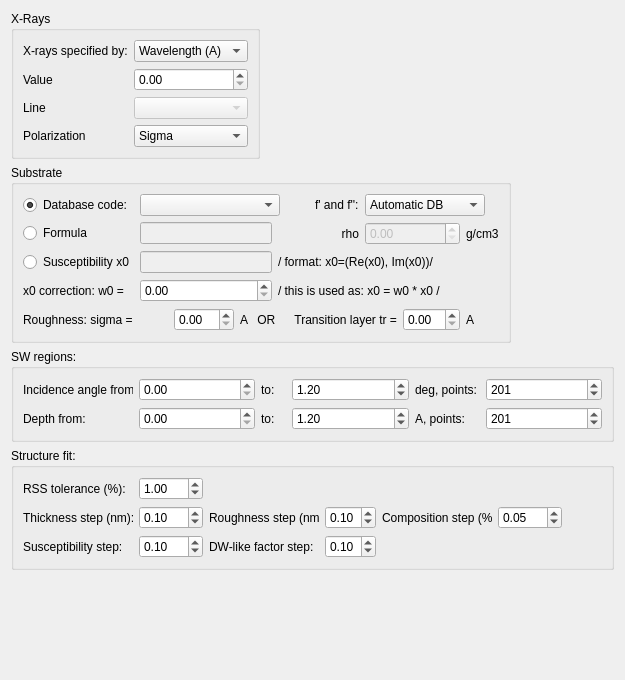
      <widget class="QWidget" name="page">
       <layout class="QGridLayout" name="gridLayout_13">
        <item row="0" column="1">
         <spacer name="horizontalSpacer">
          <property name="orientation">
           <enum>Qt::Horizontal</enum>
          </property>
          <property name="sizeHint" stdset="0">
           <size>
            <width>282</width>
            <height>20</height>
           </size>
          </property>
         </spacer>
        </item>
        <item row="4" column="0">
         <spacer name="verticalSpacer_5">
          <property name="orientation">
           <enum>Qt::Vertical</enum>
          </property>
          <property name="sizeHint" stdset="0">
           <size>
            <width>20</width>
            <height>99</height>
           </size>
          </property>
         </spacer>
        </item>
        <item row="0" column="0">
         <widget class="QGroupBox" name="groupBox_5">
          <property name="title">
           <string>X-Rays</string>
          </property>
          <layout class="QGridLayout" name="gridLayout_10">
           <item row="1" column="1">
            <widget class="QDoubleSpinBox" name="dsp_xray_value">
             <property name="singleStep">
              <double>0.100000000000000</double>
             </property>
            </widget>
           </item>
           <item row="1" column="0">
            <widget class="QLabel" name="label_21">
             <property name="text">
              <string>Value</string>
             </property>
            </widget>
           </item>
           <item row="0" column="0">
            <widget class="QLabel" name="label_19">
             <property name="text">
              <string>X-rays specified by:</string>
             </property>
            </widget>
           </item>
           <item row="2" column="0">
            <widget class="QLabel" name="label_20">
             <property name="text">
              <string>Line</string>
             </property>
            </widget>
           </item>
           <item row="0" column="1">
            <widget class="QComboBox" name="cb_x_way">
             <property name="currentIndex">
              <number>0</number>
             </property>
             <item>
              <property name="text">
               <string>Wavelength (A)</string>
              </property>
             </item>
             <item>
              <property name="text">
               <string>Energy (eV)</string>
              </property>
             </item>
             <item>
              <property name="text">
               <string>X-Ray line</string>
              </property>
             </item>
            </widget>
           </item>
           <item row="2" column="1">
            <widget class="QComboBox" name="cb_xray_line">
             <property name="enabled">
              <bool>false</bool>
             </property>
             <item>
              <property name="text">
               <string/>
              </property>
             </item>
             <item>
              <property name="text">
               <string>Ag-Ka1</string>
              </property>
             </item>
             <item>
              <property name="text">
               <string>Ag-Ka2</string>
              </property>
             </item>
             <item>
              <property name="text">
               <string>Ag-Kb1</string>
              </property>
             </item>
             <item>
              <property name="text">
               <string>Ag-Kb2</string>
              </property>
             </item>
             <item>
              <property name="text">
               <string>Co-Ka1</string>
              </property>
             </item>
             <item>
              <property name="text">
               <string>Co-Ka2</string>
              </property>
             </item>
             <item>
              <property name="text">
               <string>Co-Kb1</string>
              </property>
             </item>
             <item>
              <property name="text">
               <string>Cr-Ka1</string>
              </property>
             </item>
             <item>
              <property name="text">
               <string>Cr-Ka2</string>
              </property>
             </item>
             <item>
              <property name="text">
               <string>Cr-Kb1</string>
              </property>
             </item>
             <item>
              <property name="text">
               <string>Cu-Ka1</string>
              </property>
             </item>
             <item>
              <property name="text">
               <string>Cu-Ka2</string>
              </property>
             </item>
             <item>
              <property name="text">
               <string>Cu-Kb1</string>
              </property>
             </item>
             <item>
              <property name="text">
               <string>Fe-Ka1</string>
              </property>
             </item>
             <item>
              <property name="text">
               <string>Fe-Ka2</string>
              </property>
             </item>
             <item>
              <property name="text">
               <string>Fe-Kb1</string>
              </property>
             </item>
             <item>
              <property name="text">
               <string>Ge-Ka1</string>
              </property>
             </item>
             <item>
              <property name="text">
               <string>Ge-Ka2</string>
              </property>
             </item>
             <item>
              <property name="text">
               <string>Ge-Kb1</string>
              </property>
             </item>
             <item>
              <property name="text">
               <string>Mo-Ka1</string>
              </property>
             </item>
             <item>
              <property name="text">
               <string>Mo-Ka2</string>
              </property>
             </item>
             <item>
              <property name="text">
               <string>Mo-Kb1</string>
              </property>
             </item>
             <item>
              <property name="text">
               <string>Ni-Ka1</string>
              </property>
             </item>
             <item>
              <property name="text">
               <string>Ni-Ka2</string>
              </property>
             </item>
             <item>
              <property name="text">
               <string>Ni-Kb1</string>
              </property>
             </item>
             <item>
              <property name="text">
               <string>Zn-Ka1</string>
              </property>
             </item>
             <item>
              <property name="text">
               <string>Zn-Ka2</string>
              </property>
             </item>
             <item>
              <property name="text">
               <string>Zn-Kb1</string>
              </property>
             </item>
            </widget>
           </item>
           <item row="3" column="0">
            <widget class="QLabel" name="label_37">
             <property name="text">
              <string>Polarization</string>
             </property>
            </widget>
           </item>
           <item row="3" column="1">
            <widget class="QComboBox" name="cb_xray_pol">
             <item>
              <property name="text">
               <string>Sigma</string>
              </property>
             </item>
             <item>
              <property name="text">
               <string>Pi</string>
              </property>
             </item>
            </widget>
           </item>
          </layout>
         </widget>
        </item>
        <item row="1" column="0" colspan="2">
         <widget class="QGroupBox" name="groupBox_6">
          <property name="minimumSize">
           <size>
            <width>500</width>
            <height>0</height>
           </size>
          </property>
          <property name="maximumSize">
           <size>
            <width>500</width>
            <height>16777215</height>
           </size>
          </property>
          <property name="title">
           <string>Substrate</string>
          </property>
          <layout class="QGridLayout" name="gridLayout_11">
           <item row="4" column="9">
            <widget class="QLabel" name="label_30">
             <property name="text">
              <string>A</string>
             </property>
            </widget>
           </item>
           <item row="0" column="0">
            <widget class="QRadioButton" name="rb_sub_code">
             <property name="text">
              <string>Database code:</string>
             </property>
             <property name="checked">
              <bool>true</bool>
             </property>
             <attribute name="buttonGroup">
              <string notr="true">bg_sub_code</string>
             </attribute>
            </widget>
           </item>
           <item row="0" column="5">
            <widget class="QLabel" name="label_25">
             <property name="text">
              <string>f' and f'':</string>
             </property>
            </widget>
           </item>
           <item row="1" column="1" colspan="3">
            <widget class="QLineEdit" name="le_sub_formula">
             <property name="enabled">
              <bool>false</bool>
             </property>
            </widget>
           </item>
           <item row="1" column="0">
            <widget class="QRadioButton" name="rb_sub_formula">
             <property name="text">
              <string>Formula</string>
             </property>
             <attribute name="buttonGroup">
              <string notr="true">bg_sub_code</string>
             </attribute>
            </widget>
           </item>
           <item row="1" column="9">
            <widget class="QLabel" name="label_26">
             <property name="text">
              <string>g/cm3</string>
             </property>
            </widget>
           </item>
           <item row="2" column="4" colspan="6">
            <widget class="QLabel" name="label_24">
             <property name="text">
              <string>/ format: x0=(Re(x0), Im(x0))/</string>
             </property>
            </widget>
           </item>
           <item row="1" column="5">
            <widget class="QLabel" name="label_23">
             <property name="text">
              <string>rho</string>
             </property>
             <property name="alignment">
              <set>Qt::AlignRight|Qt::AlignTrailing|Qt::AlignVCenter</set>
             </property>
            </widget>
           </item>
           <item row="4" column="3" colspan="4">
            <widget class="QLabel" name="label_29">
             <property name="text">
              <string>A   OR	  Transition layer tr =</string>
             </property>
            </widget>
           </item>
           <item row="0" column="1" colspan="4">
            <widget class="QComboBox" name="cb_subsrate_database">
             <property name="minimumSize">
              <size>
               <width>140</width>
               <height>0</height>
              </size>
             </property>
             <property name="maximumSize">
              <size>
               <width>140</width>
               <height>16777215</height>
              </size>
             </property>
            </widget>
           </item>
           <item row="0" column="6" colspan="4">
            <widget class="QComboBox" name="cb_subsrate_database_f">
             <property name="minimumSize">
              <size>
               <width>120</width>
               <height>0</height>
              </size>
             </property>
             <property name="maximumSize">
              <size>
               <width>120</width>
               <height>16777215</height>
              </size>
             </property>
             <item>
              <property name="text">
               <string>Automatic DB</string>
              </property>
             </item>
             <item>
              <property name="text">
               <string>X0h data (5-25 KeV; 0.5-2.5 A)</string>
              </property>
             </item>
             <item>
              <property name="text">
               <string>Henke data (0.01-30 KeV; 0.4-1200 A)</string>
              </property>
             </item>
             <item>
              <property name="text">
               <string>Brennan data (0.03-700 KeV; 0.02-400 A)</string>
              </property>
             </item>
            </widget>
           </item>
           <item row="2" column="1" colspan="3">
            <widget class="QLineEdit" name="le_sub_susep">
             <property name="enabled">
              <bool>false</bool>
             </property>
            </widget>
           </item>
           <item row="2" column="0">
            <widget class="QRadioButton" name="rb_sub_suscep">
             <property name="text">
              <string>Susceptibility x0</string>
             </property>
             <attribute name="buttonGroup">
              <string notr="true">bg_sub_code</string>
             </attribute>
            </widget>
           </item>
           <item row="4" column="0" colspan="2">
            <widget class="QLabel" name="label_27">
             <property name="text">
              <string>Roughness: sigma =</string>
             </property>
            </widget>
           </item>
           <item row="3" column="4" colspan="6">
            <widget class="QLabel" name="label_28">
             <property name="text">
              <string>/ this is used as: x0 = w0 * x0 /</string>
             </property>
            </widget>
           </item>
           <item row="3" column="1" colspan="3">
            <widget class="QDoubleSpinBox" name="dsp_sub_w0"/>
           </item>
           <item row="4" column="2">
            <widget class="QDoubleSpinBox" name="dsp_sub_sigma">
             <property name="minimumSize">
              <size>
               <width>60</width>
               <height>0</height>
              </size>
             </property>
            </widget>
           </item>
           <item row="3" column="0">
            <widget class="QLabel" name="label_22">
             <property name="text">
              <string>x0 correction: w0 =</string>
             </property>
            </widget>
           </item>
           <item row="4" column="7" colspan="2">
            <widget class="QDoubleSpinBox" name="dsp_sub_tr"/>
           </item>
           <item row="1" column="6" colspan="3">
            <widget class="QDoubleSpinBox" name="dsp_sub_rho">
             <property name="enabled">
              <bool>false</bool>
             </property>
            </widget>
           </item>
          </layout>
         </widget>
        </item>
        <item row="2" column="0" colspan="2">
         <widget class="QGroupBox" name="groupBox_7">
          <property name="title">
           <string>SW regions:</string>
          </property>
          <layout class="QGridLayout" name="gridLayout_12">
           <item row="0" column="1">
            <widget class="QDoubleSpinBox" name="dsp_sw_ang_from">
             <property name="maximum">
              <double>4.990000000000000</double>
             </property>
             <property name="singleStep">
              <double>0.010000000000000</double>
             </property>
            </widget>
           </item>
           <item row="0" column="3">
            <widget class="QDoubleSpinBox" name="dsp_sw_ang_to">
             <property name="minimum">
              <double>0.010000000000000</double>
             </property>
             <property name="maximum">
              <double>5.000000000000000</double>
             </property>
             <property name="singleStep">
              <double>0.010000000000000</double>
             </property>
             <property name="value">
              <double>1.200000000000000</double>
             </property>
            </widget>
           </item>
           <item row="0" column="5">
            <widget class="QSpinBox" name="sp_sw_ang_points">
             <property name="maximum">
              <number>10000</number>
             </property>
             <property name="value">
              <number>201</number>
             </property>
            </widget>
           </item>
           <item row="0" column="0">
            <widget class="QLabel" name="label_31">
             <property name="minimumSize">
              <size>
               <width>110</width>
               <height>0</height>
              </size>
             </property>
             <property name="maximumSize">
              <size>
               <width>110</width>
               <height>16777215</height>
              </size>
             </property>
             <property name="text">
              <string>Incidence angle from:</string>
             </property>
            </widget>
           </item>
           <item row="0" column="4">
            <widget class="QLabel" name="label_34">
             <property name="minimumSize">
              <size>
               <width>65</width>
               <height>0</height>
              </size>
             </property>
             <property name="maximumSize">
              <size>
               <width>65</width>
               <height>16777215</height>
              </size>
             </property>
             <property name="text">
              <string>deg, points:</string>
             </property>
            </widget>
           </item>
           <item row="0" column="2">
            <widget class="QLabel" name="label_32">
             <property name="minimumSize">
              <size>
               <width>25</width>
               <height>0</height>
              </size>
             </property>
             <property name="maximumSize">
              <size>
               <width>25</width>
               <height>16777215</height>
              </size>
             </property>
             <property name="text">
              <string>to:</string>
             </property>
            </widget>
           </item>
           <item row="1" column="0">
            <widget class="QLabel" name="label_33">
             <property name="text">
              <string>Depth from:</string>
             </property>
            </widget>
           </item>
           <item row="1" column="1">
            <widget class="QDoubleSpinBox" name="dsp_sw_depth_from">
             <property name="maximum">
              <double>4.990000000000000</double>
             </property>
             <property name="singleStep">
              <double>0.010000000000000</double>
             </property>
            </widget>
           </item>
           <item row="1" column="2">
            <widget class="QLabel" name="label_36">
             <property name="text">
              <string>to:</string>
             </property>
            </widget>
           </item>
           <item row="1" column="3">
            <widget class="QDoubleSpinBox" name="dsp_sw_depth_to">
             <property name="minimum">
              <double>0.010000000000000</double>
             </property>
             <property name="maximum">
              <double>1000.000000000000000</double>
             </property>
             <property name="singleStep">
              <double>1.000000000000000</double>
             </property>
             <property name="value">
              <double>1.200000000000000</double>
             </property>
            </widget>
           </item>
           <item row="1" column="4">
            <widget class="QLabel" name="label_35">
             <property name="text">
              <string>A, points:</string>
             </property>
            </widget>
           </item>
           <item row="1" column="5">
            <widget class="QSpinBox" name="sp_sw_depth_points">
             <property name="maximum">
              <number>10000</number>
             </property>
             <property name="value">
              <number>201</number>
             </property>
            </widget>
           </item>
          </layout>
         </widget>
        </item>
        <item row="3" column="0" colspan="2">
         <widget class="QGroupBox" name="groupBox_8">
          <property name="title">
           <string>Structure fit:</string>
          </property>
          <layout class="QGridLayout" name="gridLayout_14">
           <item row="1" column="5">
            <widget class="QDoubleSpinBox" name="dsp_comp_step">
             <property name="maximum">
              <double>100.000000000000000</double>
             </property>
             <property name="singleStep">
              <double>0.010000000000000</double>
             </property>
             <property name="value">
              <double>0.050000000000000</double>
             </property>
            </widget>
           </item>
           <item row="1" column="6">
            <spacer name="horizontalSpacer_2">
             <property name="orientation">
              <enum>Qt::Horizontal</enum>
             </property>
             <property name="sizeHint" stdset="0">
              <size>
               <width>40</width>
               <height>20</height>
              </size>
             </property>
            </spacer>
           </item>
           <item row="1" column="4">
            <widget class="QLabel" name="label_41">
             <property name="minimumSize">
              <size>
               <width>110</width>
               <height>0</height>
              </size>
             </property>
             <property name="maximumSize">
              <size>
               <width>110</width>
               <height>16777215</height>
              </size>
             </property>
             <property name="text">
              <string>Composition step (%):</string>
             </property>
            </widget>
           </item>
           <item row="4" column="0">
            <widget class="QLabel" name="label_42">
             <property name="minimumSize">
              <size>
               <width>110</width>
               <height>0</height>
              </size>
             </property>
             <property name="maximumSize">
              <size>
               <width>110</width>
               <height>16777215</height>
              </size>
             </property>
             <property name="text">
              <string>Susceptibility step:</string>
             </property>
            </widget>
           </item>
           <item row="1" column="3">
            <widget class="QDoubleSpinBox" name="dsp_sigma_step">
             <property name="maximum">
              <double>1.000000000000000</double>
             </property>
             <property name="singleStep">
              <double>0.010000000000000</double>
             </property>
             <property name="value">
              <double>0.100000000000000</double>
             </property>
            </widget>
           </item>
           <item row="4" column="1">
            <widget class="QDoubleSpinBox" name="dsp_w0_step">
             <property name="maximum">
              <double>1.000000000000000</double>
             </property>
             <property name="singleStep">
              <double>0.010000000000000</double>
             </property>
             <property name="value">
              <double>0.100000000000000</double>
             </property>
            </widget>
           </item>
           <item row="4" column="2">
            <widget class="QLabel" name="label_43">
             <property name="minimumSize">
              <size>
               <width>110</width>
               <height>0</height>
              </size>
             </property>
             <property name="maximumSize">
              <size>
               <width>110</width>
               <height>16777215</height>
              </size>
             </property>
             <property name="text">
              <string>DW-like factor step:</string>
             </property>
            </widget>
           </item>
           <item row="1" column="0">
            <widget class="QLabel" name="label_39">
             <property name="minimumSize">
              <size>
               <width>110</width>
               <height>0</height>
              </size>
             </property>
             <property name="maximumSize">
              <size>
               <width>110</width>
               <height>16777215</height>
              </size>
             </property>
             <property name="text">
              <string>Thickness step (nm):</string>
             </property>
            </widget>
           </item>
           <item row="1" column="2">
            <widget class="QLabel" name="label_40">
             <property name="minimumSize">
              <size>
               <width>110</width>
               <height>0</height>
              </size>
             </property>
             <property name="maximumSize">
              <size>
               <width>110</width>
               <height>16777215</height>
              </size>
             </property>
             <property name="text">
              <string>Roughness step (nm):</string>
             </property>
            </widget>
           </item>
           <item row="1" column="1">
            <widget class="QDoubleSpinBox" name="dsp_thick_step">
             <property name="maximum">
              <double>1.000000000000000</double>
             </property>
             <property name="singleStep">
              <double>0.010000000000000</double>
             </property>
             <property name="value">
              <double>0.100000000000000</double>
             </property>
            </widget>
           </item>
           <item row="0" column="1">
            <widget class="QDoubleSpinBox" name="dsp_rss_tol">
             <property name="maximum">
              <double>100.000000000000000</double>
             </property>
             <property name="singleStep">
              <double>0.010000000000000</double>
             </property>
             <property name="value">
              <double>1.000000000000000</double>
             </property>
            </widget>
           </item>
           <item row="0" column="0">
            <widget class="QLabel" name="label_38">
             <property name="minimumSize">
              <size>
               <width>110</width>
               <height>0</height>
              </size>
             </property>
             <property name="maximumSize">
              <size>
               <width>110</width>
               <height>16777215</height>
              </size>
             </property>
             <property name="text">
              <string>RSS tolerance (%):</string>
             </property>
            </widget>
           </item>
           <item row="4" column="3">
            <widget class="QDoubleSpinBox" name="dsp_x0_step">
             <property name="maximum">
              <double>1.000000000000000</double>
             </property>
             <property name="singleStep">
              <double>0.010000000000000</double>
             </property>
             <property name="value">
              <double>0.100000000000000</double>
             </property>
            </widget>
           </item>
          </layout>
         </widget>
        </item>
       </layout>
      </widget>
